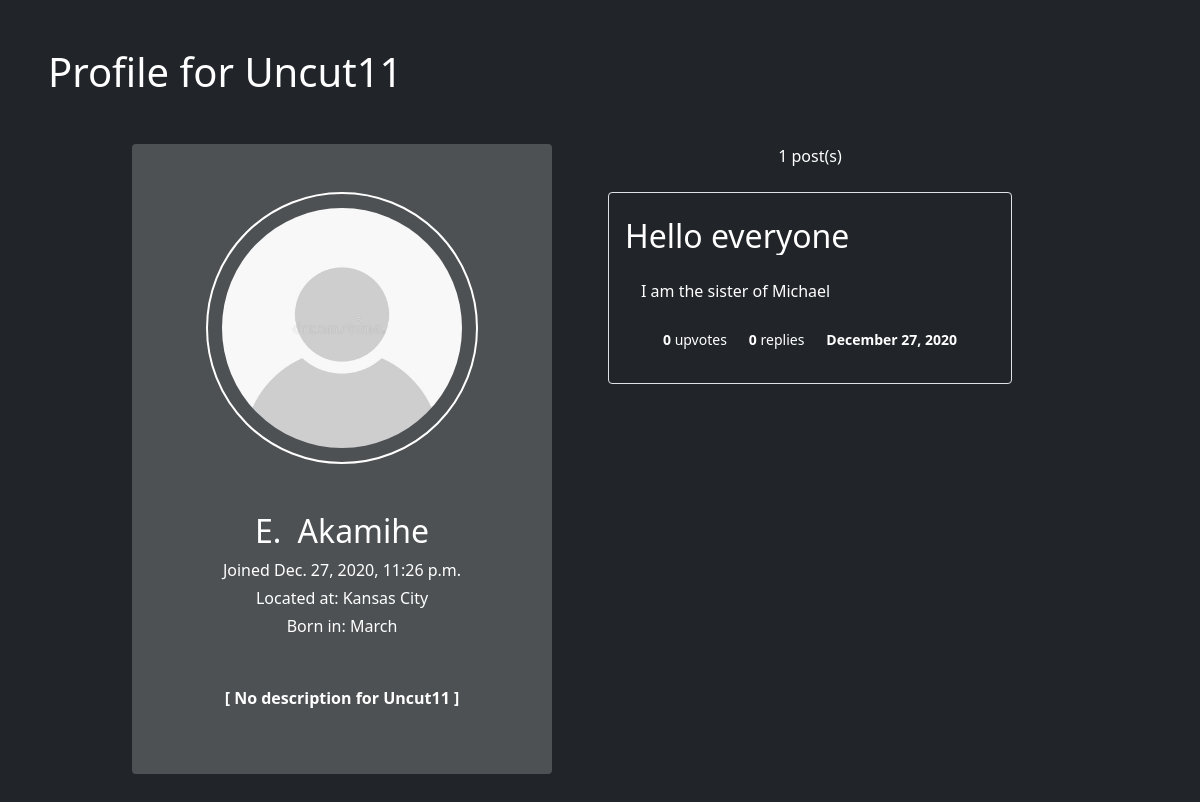
/profiles/26, run on an earlier commit of the app's database.
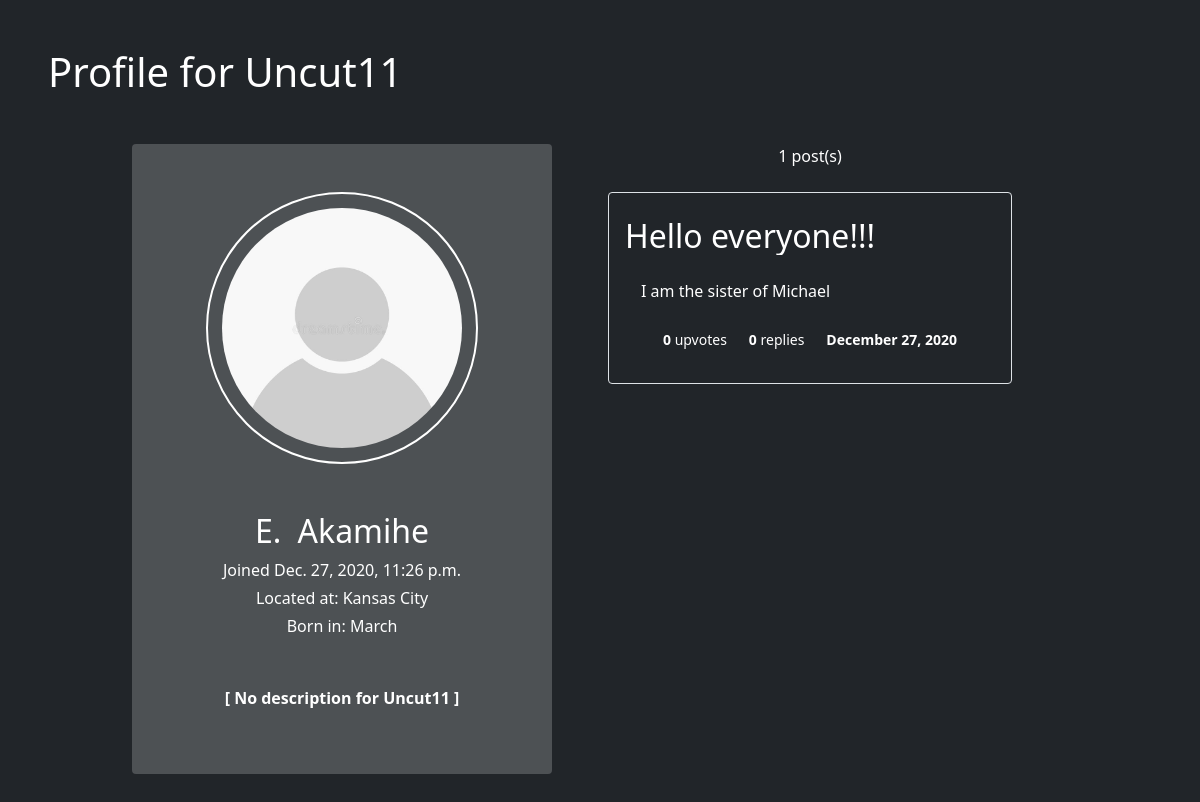
And on a later commit of the database.
### forum/models.py (models this page shows, shortened)
class ForumPost (models.Model):
    profile = models.ForeignKey(Profile, on_delete=models.SET_NULL, null=True)
    title = models.CharField(max_length=200)
    description = models.CharField(max_length=3000, validators=[MinLengthValidator(20)])
    date_posted = models.DateTimeField(auto_now_add=True)
    upvotes = models.IntegerField(default=0, null=True, blank=True)
    @property
    def get_date_full (self):
        return self.date_posted.strftime('%B %d, %Y')

### forum/views.py (the view)
# urls.py: path('profiles/<int:forum_user_id>', profile_details_view, name='profile'),
def profile_details_view (request, forum_user_id):
    if forum_user_id in [obj.id for obj in ForumUser.objects.all()]:
        profile = Profile.objects.get(forum_user=ForumUser.objects.get(id=forum_user_id))
        posts_by_profile = reversed(ForumPost.objects.filter(profile=profile))
        if request.method == 'POST':
            logout(request)
            return redirect('home')
    else:
        raise Http404
    return render(request, 'forum/profile.html', {
        'profile': profile,
        'is_authorized': request.user == profile.forum_user.user,
        'posts': posts_by_profile
    })

### forum/models.py (called while the page is built)
    @property
    def full_name (self):
        return self.first_name + ' ' + self.surname

    @property
    def dob_month (self):
        months = [
            'January', 'February', 'March', 'April', 'May', 'June',
            'July', 'August', 'September', 'October', 'November', 'December'
        ]
        return months[self.dob.month - 1]

    @property
    def picture_url (self):
        try:
            return self.picture.url
        except:
            return ''

    @property
    def post_count (self):
        return ForumPost.objects.filter(profile=self).count()

### forum/templates/forum/profile.html (shortened to what this page needs)
{% extends 'forum/base.html' %}
{% load static %}
{% block content %}
    <h1 class="mb-5">Profile for {{ profile.forum_user.user.username }} </h1>
    <div class="d-flex justify-content-center mx-5">
        <div style="background-color: #ffffff33;" class="col-5 p-5 rounded">
            <div class="profile-img-outline">
                <div class="profile-img-container"></div>
            </div>
            <h2 style="word-spacing: 0.5rem;" class="mx-auto text-center mt-5"> {{ profile.forum_user.full_name }} </h2>
            <p class="mx-auto text-center my-1">Joined {{ profile.date_joined }} </p>
            <p class="mx-auto text-center my-1">Located at: {{ profile.forum_user.location }} </p>
            <p class="mx-auto text-center my-1">Born in: {{ profile.forum_user.dob_month}} </p>
            {% if profile.description != None and profile.description and not profile.is_description_whitespace %}
                <p class="text-center mt-5"> {{ profile.description }} </p>
            {% else %}
                <p class="mx-auto text-center mt-5"><strong>[ No description for {{ profile.forum_user.user.username }} ]</strong></p>
            {% endif %}
        </div>
        <div class="col-5 mx-5">
            <p class="text-center">{{ profile.post_count }} post(s)</p>
            <div style="height: 35rem; overflow-y: scroll;" class="mt-3 p-2 profile-forum-posts">
                {% for post in posts %}
                    <a style="text-decoration: none;" class="d-block p-3 pt-4 rounded bg-transparent border mb-4"
                    href="{% url 'post-details' post.id %}">
                        <h2 class="mb-4" style="white-space: nowrap; overflow: hidden; text-overflow: ellipsis;">{{ post.title }}</h2>
                        <p class="px-3 forum-post-desc">{{ post.description }}</p>
                        <div style="width: 100%; justify-content: space-evenly;" class="px-3 mt-4 d-flex">
                            <p><small><strong>{{ post.upvotes }}</strong> upvotes</small></p>
                            <p><small><strong>{{ post.upvotes }}</strong> replies</small></p>
                            <p><small><strong>{{ post.get_date_full }}</strong></small></p>
                        </div>
                    </a>
                {% endfor %}
            </div>
        </div>
    </div>
{% endblock content %}

What changed in the data, as far as the page shows it:
changed ForumPost "I am the sister of Michael": title "Hello everyone" → "Hello everyone!!!"
